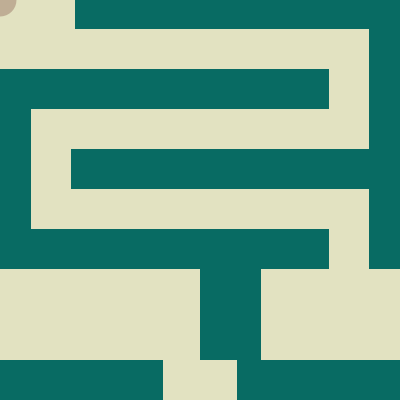
Frame 1 (no input)
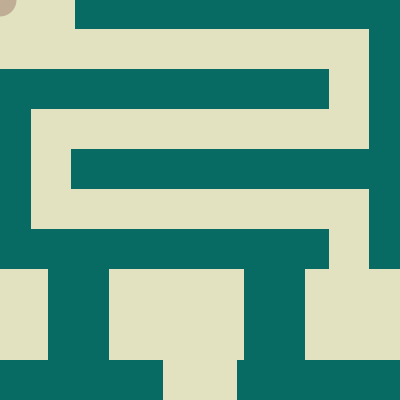
Frame 60 (the mouse pressed at the canvas centre just before this capture)
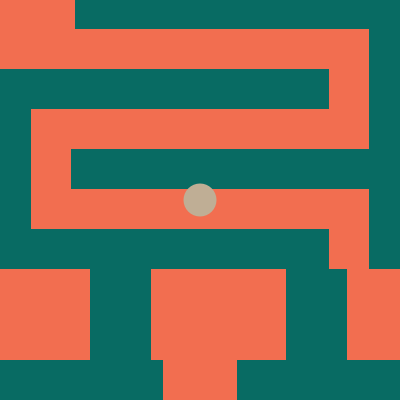
Frame 120 (the mouse held since frame 60 and released just before this capture)

The Processing sketch that drew these frames (run headless with seeded random() and noise(); from frame 60 on, the mouse is pressed at the canvas centre):

// Processing sketch: processing_138478
// ── processing_138478.pde

//Juliana Freitas Verlangieri
// Creative Computing - SecB ; Benjamin Bacon

int radius = 400;
float x = -radius;
float speed = 2;
//int posX = 400;

void setup() {
  size(400,400);
  smooth();
  noStroke();
}

void draw() {
  background(226,226,193);
  
      if (mouseX > 59 && mouseY < 46){
      background(242, 110 , 80);}
      else if (mouseX > 353 && mouseY > 46){
          background(242, 110 , 80);} 
          else if (mouseX < 346 && mouseY > 86 && mouseY < 126){
                background(242, 110 , 80);
                } else if (mouseY > 53 && mouseY < 126 && mouseX < 346){
                   background(242, 110 , 80);
                } else if (mouseY > 126 && mouseY < 213 && mouseX < 48){
                   background(242, 110 , 80);
                } else if (mouseY > 135 && mouseY < 206 && mouseX > 55){
                   background(242, 110 , 80);
                } else if (mouseY > 213 && mouseY < 286 && mouseX < 346){
                   background(242, 110 , 80);}
                   else if (mouseY > 344 && mouseX < 180){
                   background(242, 110 , 80);}
                   else if (mouseY > 344 && mouseX > 220){
                   background(242, 110 , 80);}
    
    
  fill(8,107,99);
  rect(75, 0, 325, 29);
  rect(369, 29, 31, 240);
  rect(0, 69, 329, 40);
  rect(0, 109, 31, 120);
  rect(71, 149, 298, 40);
  rect(0, 229, 329, 40);
  rect(0, 360, 163, 40);
  rect(237, 360, 163, 40);

  fill(191, 174, 149);
  ellipse(mouseX,mouseY,33,33); 
  
  fill(8,107,99);
  rect(x, 269, 61, 91);
  x -= speed;
  if (x < 0) {
    x = radius;}
    
  rect(x-200, 269, 61, 91);
  x -= speed;
  if (x < 0) {
    x = radius;}
    
   rect(x+200, 269, 61, 91);
  x -= speed;
  if (x < 0) {
    x = radius;}
   
}
